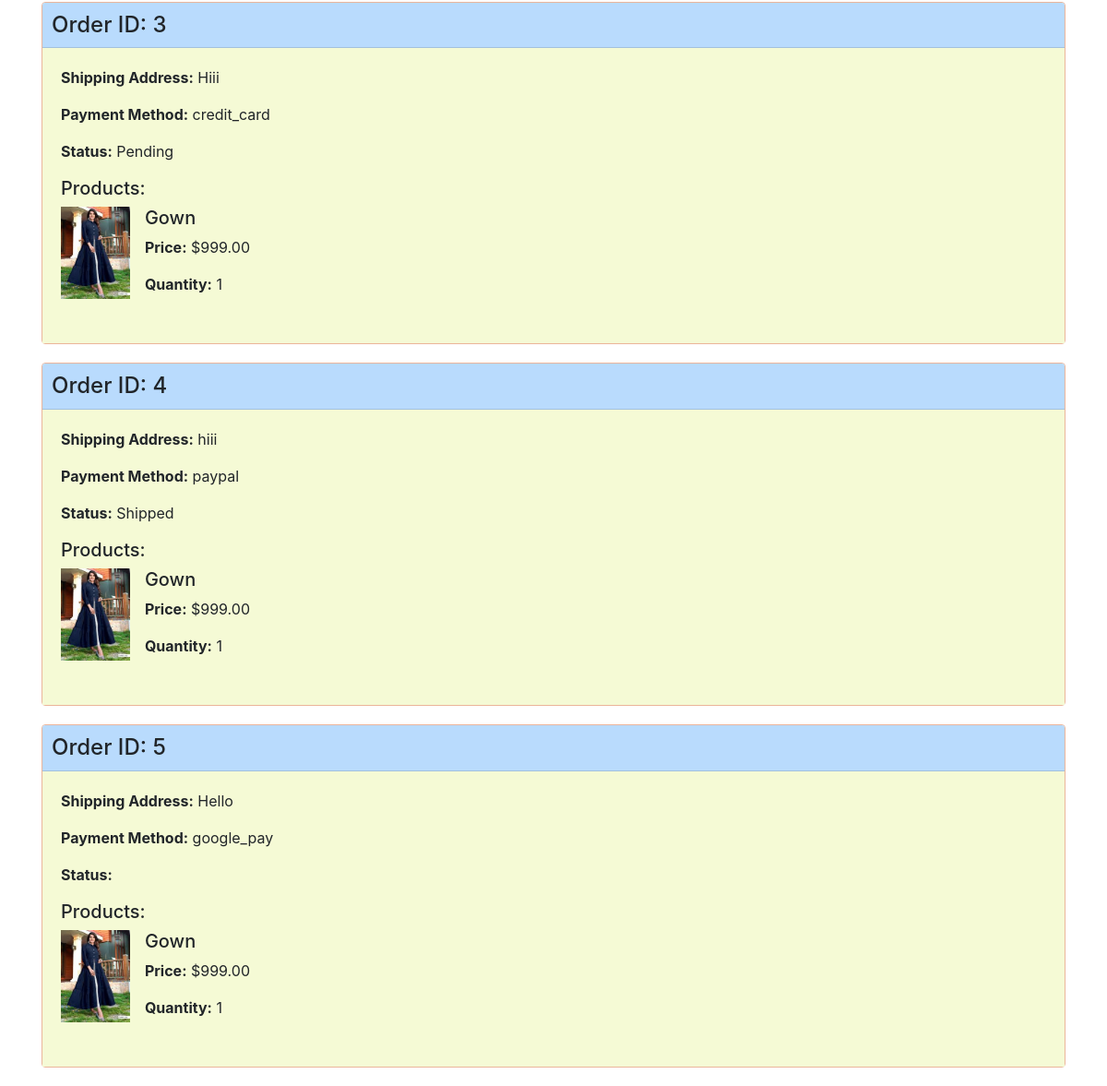
Before: /view_orders/ (signed in, lower part) with the older database file.
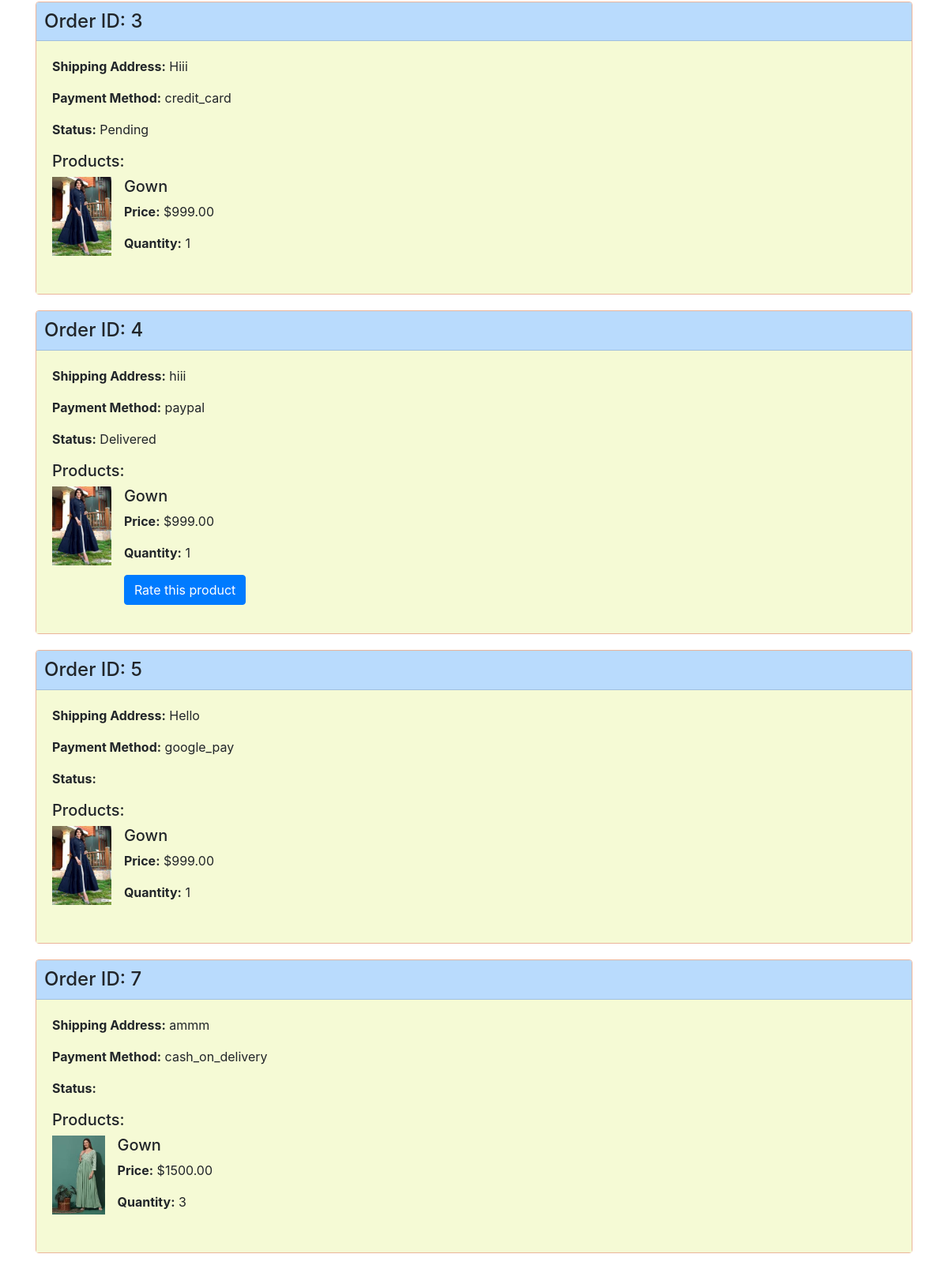
After: the same page with the newer database file.
### product/models.py (models this page shows, shortened)
class Order(models.Model):
    user = models.ForeignKey(get_user_model(), on_delete=models.CASCADE)
    products = models.ManyToManyField(Product, through=OrderItem)
    shipping_address = models.CharField(max_length=255)
    payment_method = models.CharField(max_length=50)
    created_at = models.DateTimeField(auto_now_add=True)

class OrderStatus(models.Model):
    PENDING = 'Pending'
    SHIPPED = 'Shipped'
    DELIVERED = 'Delivered'
    CANCELLED = 'Cancelled'
    STATUS_CHOICES = [
        (PENDING, 'Pending'),
        (SHIPPED, 'Shipped'),
        (DELIVERED, 'Delivered'),
        (CANCELLED, 'Cancelled'),
    ]
    order = models.ForeignKey(Order, on_delete=models.CASCADE)
    status = models.CharField(max_length=20, choices=STATUS_CHOICES, default="pending")

class OrderItem(models.Model):
    order = models.ForeignKey('Order', on_delete=models.CASCADE)
    product = models.ForeignKey(Product, on_delete=models.CASCADE)
    quantity = models.PositiveIntegerField()

class Product(models.Model):
    product_name = models.CharField(max_length=100)
    description = models.TextField()
    price = models.DecimalField(max_digits=10, decimal_places=2)
    image = models.ImageField(upload_to='products/')
    category = models.CharField(max_length=50)
    available_quantity = models.IntegerField(default=0)

### product/views.py (the view)
# urls.py: path('view_orders/', views.view_orders, name='view_orders'),
@login_required
def view_orders(request):
    orders = Order.objects.filter(user=request.user).prefetch_related('orderitem_set__product')
    orderstatus = OrderStatus.objects.all()
    return render(request, 'view_orders.html', {'orders': orders, 'orderstatus': orderstatus})

### templates/view_orders.html (shortened to what this page needs)
<!DOCTYPE html>
<html lang="en">
<head>
    <link rel="stylesheet" href="https://stackpath.bootstrapcdn.com/bootstrap/4.5.2/css/bootstrap.min.css">
</head>
<body>
    <div class="container mt-5">
        {% for order in orders %}
        <div class="card order-card">
            <div class="card-header order-card-header">
                <h4 class="mb-0">Order ID: {{ order.id }}</h4>
            </div>
            <div class="card-body order-card-body">
                <p><strong>Shipping Address:</strong> {{ order.shipping_address }}</p>
                <p><strong>Payment Method:</strong> {{ order.payment_method }}</p>
                <p><strong>Status:</strong>
                    {% for status in orderstatus %}
                        {% if status.order_id == order.id %}
                            {{ status.status }}
                        {% endif %}
                    {% endfor %}
                </p>
                <h5 class="mt-3">Products:</h5>
                <ul class="list-unstyled">
                    {% for order_item in order.orderitem_set.all %}
                    <li class="media mb-3">
                        <img src="{{ order_item.product.image.url }}" class="mr-3 product-image" alt="{{ order_item.product.product_name }}">
                        <div class="media-body">
                            <h5 class="mt-0">{{ order_item.product.product_name }}</h5>
                            <p><strong>Price:</strong> ${{ order_item.product.price }}</p>
                            <p><strong>Quantity:</strong> {{ order_item.quantity }}</p>
                            {% for status in orderstatus %}
                            {% if status.order_id == order.id and status.status == 'Delivered' %}
                                <a href="{% url 'rate_product' order_item.product.id %}" class="btn btn-primary">Rate this product</a>
                            {% endif %}
                            {% endfor %}
                        </div>
                    </li>
                    {% endfor %}
                </ul>
            </div>
        </div>
        {% empty %}
        <p>No orders found.</p>
        {% endfor %}
    </div>
</body>
</html>

### templates/view_orders.html (style rules this page uses)
.order-card { border: 1px solid #ebb59a; border-radius: .25rem; margin-bottom: 20px; }
.order-card-header { background-color: #b9dbfd; padding: 10px; }
.order-card-body { padding: 20px; background-color: #f5fad5; }
.product-image { max-width: 100px; max-height: 100px; object-fit: cover; margin-right: 20px; }

Changed rows visible on the page:
changed OrderStatus: status "Shipped" → "Delivered"
changed OrderItem (number 2 of 4 on the later page): gains OrderStatus (status "Delivered", shows "Rate this product")
added Order: id "7", shipping_address "ammm", payment_method "cash_on_delivery"
added OrderItem: product.image (picture), product.product_name "Gown", product.price "1500.00", quantity "3", shown under "7"
